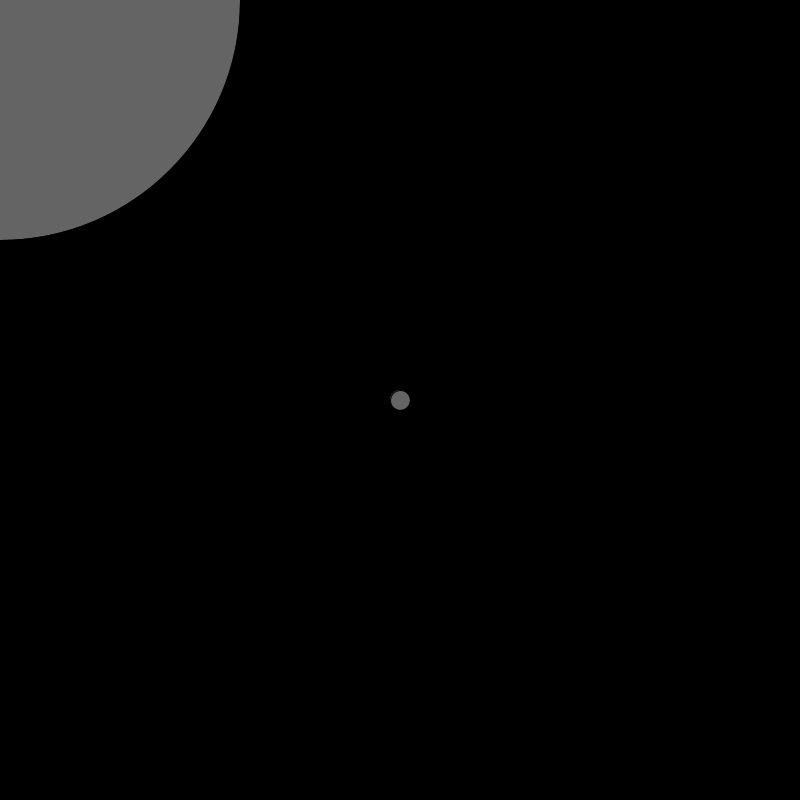
Frame 1 (no input)
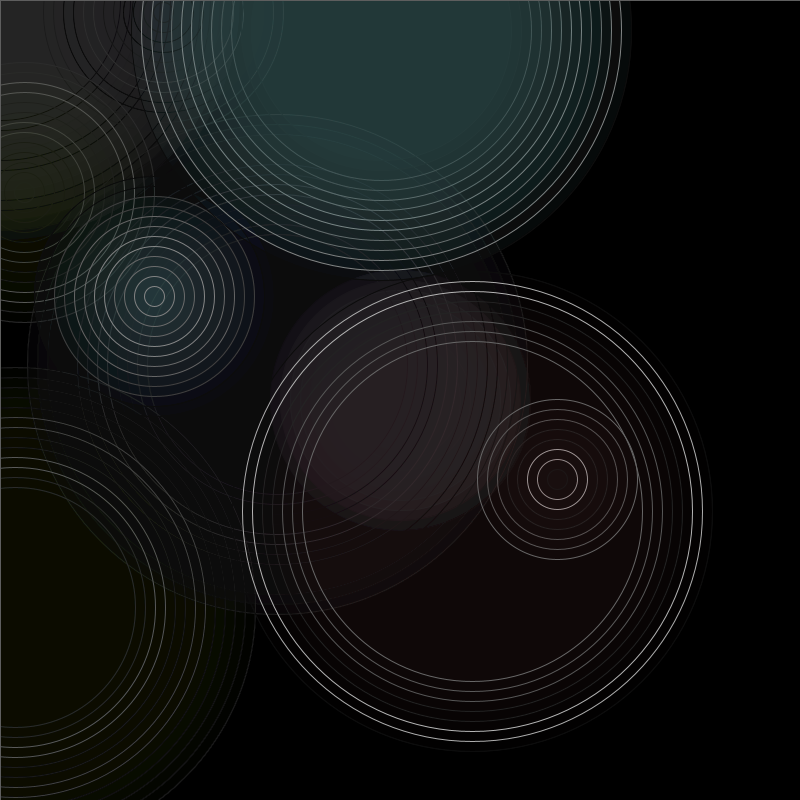
Frame 60 (the mouse pressed at the canvas centre just before this capture)
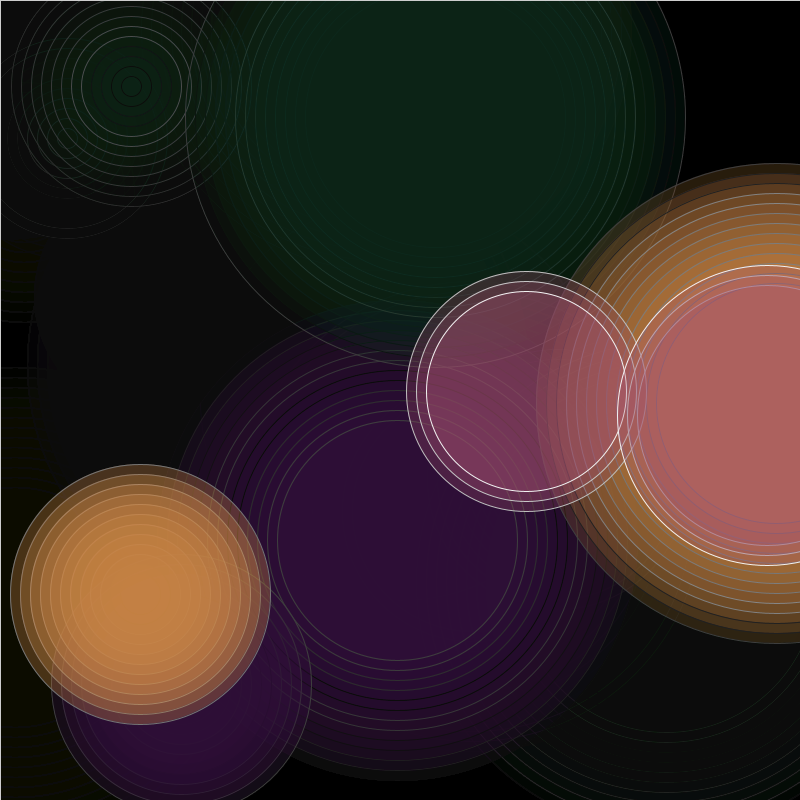
Frame 120 (the mouse held since frame 60 and released just before this capture)

The Processing sketch that drew these frames (run headless with seeded random() and noise(); from frame 60 on, the mouse is pressed at the canvas centre):

// Processing sketch: processing_37240
// ── processing_37240.pde

int myDiameter = 20;
int antiDiameter = 480;
boolean growing = true;
int maxSize = 500;
int minSize = 20;
int centerX = 250;
int centerY = 250;
float bkgColor = 0;
int antiX = 0;
int antiY = 0;
float alphaChannel = 100;
float redChannel = 255;
float greenChannel = 255;
float blueChannel = 255;
int SizeX = 800;
int SizeY = 800;
  
void setup()
{
    
  size(800, 800);
  smooth();
  noStroke();
 frameRate(30);
 background(0);
 maxSize = (250);
 centerX = SizeX/2;
 centerY = SizeY/2;
}
  
void draw()
{
  if(frameCount%2 == 0)
  {
    bkgColor = random(255);
  }
  fill(0,0,0,10);
  rect(0,0,width,height);
  stroke(bkgColor);
  fill(redChannel, greenChannel, blueChannel, alphaChannel);
  ellipse(centerX, centerY, myDiameter, myDiameter);
  ellipse(antiX, antiY, antiDiameter, antiDiameter);
  ellipse(mouseX,mouseY, abs(mouseX-pmouseX), abs(mouseY-pmouseY));
  if (myDiameter > maxSize)
  {
    growing = false;
    redChannel = random(255);
    blueChannel = random(255);
    greenChannel = random(255);
    alphaChannel = random(100);
    centerX = (int)random(0, SizeX);
    centerY = (int)random(0, SizeY);
    antiX = (int)random(0, SizeX);
    antiY = (int)random(0, SizeY);
  }
  else if (myDiameter < minSize)
  {
    growing = true;
    redChannel = random(255);
    blueChannel = random(255);
    greenChannel = random(255);
    alphaChannel = random(100);
    centerX = (int)random(0, SizeX);
    centerY = (int)random(0, SizeY);
    antiX = (int)random(0, SizeX);
    antiY = (int)random(0, SizeY);
  }
  if (growing == true)
  {
    myDiameter+= 20;
    antiDiameter -= 20;
  }
  else
  {
    myDiameter-=20;
    antiDiameter += 20;
  }
}                                                                                                           
